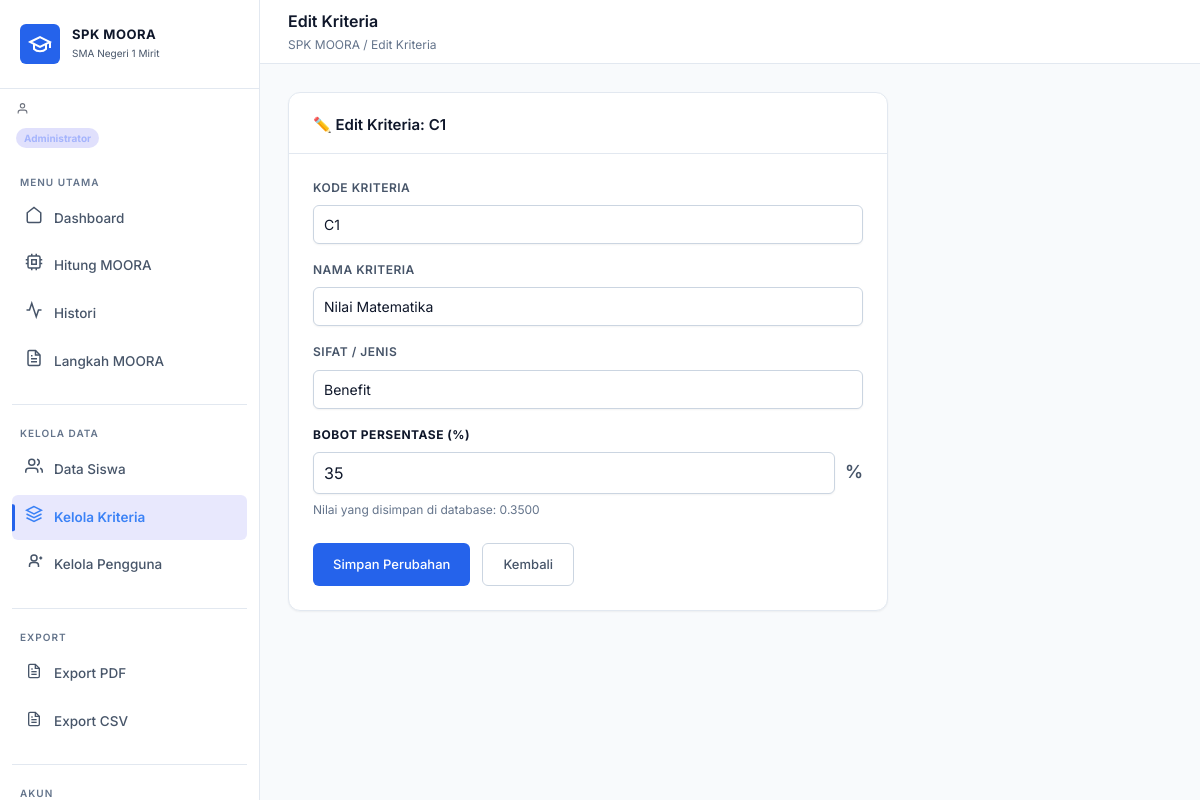
/modules/kriteria/edit.php?id=1 (signed in), run on the app's committed database.
### tables this page shows
CREATE TABLE `kriteria` (
    `id`         INT UNSIGNED AUTO_INCREMENT PRIMARY KEY,
    `kode`       VARCHAR(10) NOT NULL UNIQUE,
    `nama`       VARCHAR(100) NOT NULL,
    `bobot`      DECIMAL(5,4) NOT NULL DEFAULT 0.0000,
    `jenis`      ENUM('Benefit', 'Cost') NOT NULL DEFAULT 'Benefit',
    `created_at` TIMESTAMP DEFAULT CURRENT_TIMESTAMP,
    `updated_at` TIMESTAMP DEFAULT CURRENT_TIMESTAMP ON UPDATE CURRENT_TIMESTAMP
);

### config/database.php (called while the page is built, shortened)
<?php
function getDB(): PDO {
    static $pdo = null;
    if ($pdo === null) {
        $dsn = sprintf(
            'mysql:host=%s;port=%d;dbname=%s;charset=%s',
            DB_HOST, DB_PORT, DB_NAME, DB_CHARSET
        );
        $options = [
            PDO::ATTR_ERRMODE            => PDO::ERRMODE_EXCEPTION,
            PDO::ATTR_DEFAULT_FETCH_MODE => PDO::FETCH_ASSOC,
            PDO::ATTR_EMULATE_PREPARES   => false,
        ];
        try {
            $pdo = new PDO($dsn, DB_USER, DB_PASS, $options);
        } catch (PDOException $e) {
            die('<div style="color:red;padding:20px;font-family:monospace;">
                <strong>DATABASE ERROR:</strong><br>' . htmlspecialchars($e->getMessage()) .
                '<br><br>Pastikan XAMPP MySQL sudah berjalan dan database <code>' . DB_NAME . '</code> sudah dibuat.
                <br>Jalankan file <code>database/schema.sql</code> di phpMyAdmin terlebih dahulu.
            </div>');
        }
    }
    return $pdo;
}
function dbQueryOne(string $sql, array $params = []): ?array {
    $stmt = getDB()->prepare($sql);
    $stmt->execute($params);
    $row = $stmt->fetch();
    return $row ?: null;
}

### modules/kriteria/edit.php (the view, shortened to what this page needs)
<?php
require_once __DIR__ . '/../../config/database.php';
require_once __DIR__ . '/../../includes/layout.php';
$id = $_GET['id'] ?? null;
$kriteria = dbQueryOne('SELECT * FROM kriteria WHERE id = ?', [$id]);
?>
<div class="card" style="max-width: 600px;">
    <div class="card-header">
        <div class="card-title">✏️ Edit Kriteria: <?= htmlspecialchars(strtoupper($kriteria['kode'])) ?></div>
    </div>
    <div class="card-body">
        <form method="POST" action="">
            <div class="form-group mb-16">
                <label class="form-label" style="display: block; margin-bottom: 8px;">Kode Kriteria</label>
                <input type="text" name="kode" class="form-control" value="<?= htmlspecialchars(strtoupper($kriteria['kode'])) ?>" required style="width: 100%; padding: 10px; border: 1px solid #cbd5e1; border-radius: 6px;">
            </div>
            <div class="form-group mb-16">
                <label class="form-label" style="display: block; margin-bottom: 8px;">Nama Kriteria</label>
                <input type="text" name="nama" class="form-control" value="<?= htmlspecialchars($kriteria['nama']) ?>" required style="width: 100%; padding: 10px; border: 1px solid #cbd5e1; border-radius: 6px;">
            </div>
            <div class="form-group mb-16">
                <label class="form-label" style="display: block; margin-bottom: 8px;">Sifat / Jenis</label>
                <select name="jenis" class="form-control" required style="width: 100%; padding: 10px; border: 1px solid #cbd5e1; border-radius: 6px; background-color: white;">
                    <option value="Benefit" <?= $kriteria['jenis'] === 'Benefit' ? 'selected' : '' ?>>Benefit</option>
                </select>
            </div>
            <div class="form-group mb-24">
                <label class="form-label" for="bobot_persen" style="display: block; margin-bottom: 8px; font-weight: bold; color: #0f172a;">Bobot Persentase (%)</label>
                <div style="display: flex; align-items: center; gap: 10px;">
                    <input type="number" step="0.1" min="0" max="100" id="bobot_persen" name="bobot_persen" class="form-control" value="<?= htmlspecialchars((float)$kriteria['bobot'] * 100) ?>" required style="width: 100%; padding: 10px; border: 1px solid #cbd5e1; border-radius: 6px; font-size: 16px;">
                    <span style="font-size: 18px; font-weight: 600; color: #475569;">%</span>
                </div>
                <div style="margin-top: 6px; font-size: 12px; color: #64748b;">Nilai yang disimpan di database: <span id="preview_desimal"><?= $kriteria['bobot'] ?></span></div>
            </div>
            <div style="display: flex; gap: 12px;">
                <button type="submit" class="btn btn-primary" style="padding: 10px 20px; border: none; border-radius: 6px; background-color: #2563eb; color: white; cursor: pointer; font-weight: 500;">Simpan Perubahan</button>
                <a href="index.php" class="btn btn-secondary" style="padding: 10px 20px; border: 1px solid #cbd5e1; border-radius: 6px; text-decoration: none; color: #475569; background-color: white; font-weight: 500;">Kembali</a>
            </div>
        </form>
    </div>
</div>

### assets/css/style.css (style rules this page uses)
:root { --bg-primary: #f8fafc; --bg-secondary: #f1f5f9; --bg-card: #ffffff; --bg-card-hover: #f8fafc; --bg-sidebar: #ffffff; --border-color: #e2e8f0; --border-hover: #cbd5e1; --text-primary: #0f172a; --text-secondary: #475569; --text-muted: #64748b; --text-accent: #2563eb; --ipa-primary: #2563eb; --ipa-light: #3b82f6; --ipa-dark: #1d4ed8; --ipa-glow: transparent; --ipa-gradient: #2563eb; --ipa-bg: rgba(37, 99, 235, 0.08); --ips-primary: #059669; --ips-light: #10b981; --ips-dark: #047857; --ips-glow: transparent; --ips-gradient: #059669; --ips-bg: rgba(5, 150, 105, 0.08); --success: #16a34a; --warning: #d97706; --danger: #dc2626; --info: #2563eb; --sidebar-width: 260px; --header-height: 64px; --radius-sm: 6px; --radius-md: 8px; --radius-lg: 12px; --radius-xl: 16px; --shadow-sm: 0 1px 2px rgba(0,0,0,0.05); --shadow-md: 0 4px 6px -1px rgba(0,0,0,0.05), 0 2px 4px -2px rgba(0,0,0,0.05); --shadow-lg: 0 10px 15px -3px rgba(0,0,0,0.05), 0 4px 6px -4px rgba(0,0,0,0.05); --shadow-glow-ipa: none; --shadow-glow-ips: none; --transition: all 0.2s cubic-bezier(0.4, 0, 0.2, 1); --transition-slow: all 0.4s cubic-bezier(0.4, 0, 0.2, 1); }
*, *::before, *::after { box-sizing: border-box; margin: 0; padding: 0; }
html { scroll-behavior: smooth; }
body { font-family: 'Inter', -apple-system, BlinkMacSystemFont, sans-serif; background-color: var(--bg-primary); color: var(--text-primary); line-height: 1.6; min-height: 100vh; font-size: 14px; overflow-x: hidden; }
body::before { display: none; }
.card { background: var(--bg-card); border: 1px solid var(--border-color); border-radius: var(--radius-lg); box-shadow: var(--shadow-sm); transition: var(--transition); overflow: hidden; }
.card-header { padding: 20px 24px 16px; border-bottom: 1px solid var(--border-color); display: flex; align-items: center; justify-content: space-between; gap: 12px; }
.card-title { font-size: 15px; font-weight: 600; color: var(--text-primary); display: flex; align-items: center; gap: 8px; }
.card-body { padding: 24px; }
.btn { display: inline-flex; align-items: center; gap: 8px; padding: 10px 18px; border-radius: var(--radius-sm); font-size: 13px; font-weight: 600; cursor: pointer; border: none; transition: var(--transition); text-decoration: none; white-space: nowrap; font-family: inherit; }
.btn-primary { background: var(--ipa-gradient); color: #fff; box-shadow: 0 2px 8px var(--ipa-glow); }
.btn-secondary { background: #ffffff; color: var(--text-secondary); border: 1px solid var(--border-color); }
.form-group { margin-bottom: 20px; }
.form-label { display: block; font-size: 12px; font-weight: 600; color: var(--text-secondary); margin-bottom: 8px; text-transform: uppercase; letter-spacing: 0.5px; }
.form-control { width: 100%; padding: 11px 14px; background: #ffffff; border: 1px solid var(--border-color); border-radius: var(--radius-sm); color: var(--text-primary); font-size: 14px; font-family: inherit; transition: var(--transition); appearance: none; box-shadow: var(--shadow-sm); }
.form-control::placeholder { color: var(--text-muted); }
.form-control option { background: #ffffff; color: var(--text-primary); }
.mb-16 { margin-bottom: 16px; }
.mb-24 { margin-bottom: 24px; }

### data on the page
kriteria: kode "C1", nama "Nilai Matematika", jenis "Benefit", bobot_persen "35", bobot "0.3500"

### other printed values
$roleLabel "Administrator"
$pageTitle "Edit Kriteria"
